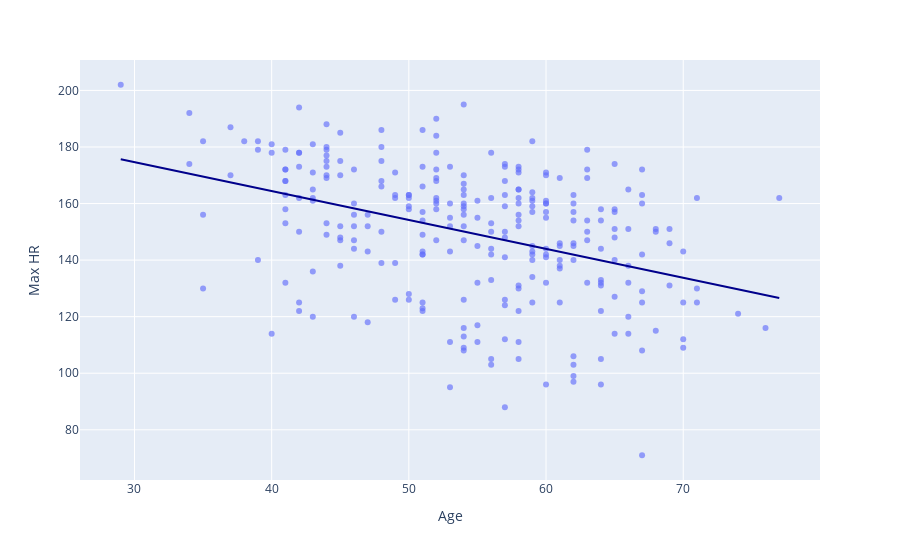

Notebook code cell kept with this figure:
### Code cell
#Basic linear regression using plotly:
fig2 = px.scatter(
    dataframe, 
    x='Age', 
    y='Max HR', 
    opacity=0.65, 
    trendline='ols', 
    trendline_color_override='darkblue')
fig2.show()

### Figure 1 — Plotly figure (JSON) as saved in the notebook; plotly's stock layout.template omitted (floating-point values rounded to 4 significant figures; data arrays with more than 128 entries replaced by an {"elided": "..."} marker saying what was removed)
{"data": [{"hovertemplate": "Age=%{x}<br>Max HR=%{y}<extra></extra>", "legendgroup": "", "marker": {"color": "#636efa", "opacity": 0.65, "symbol": "circle"}, "mode": "markers", "name": "", "orientation": "v", "showlegend": false, "type": "scatter", "x": {"elided": "270 int values"}, "xaxis": "x", "y": {"elided": "270 int values"}, "yaxis": "y"}, {"hovertemplate": "<b>OLS trendline</b><br>Max HR = -1.02289 * Age + 205.357<br>R<sup>2</sup>=0.161777<br><br>Age=%{x}<br>Max HR=%{y} <b>(trend)</b><extra></extra>", "legendgroup": "", "line": {"color": "darkblue"}, "marker": {"color": "#636efa", "symbol": "circle"}, "mode": "lines", "name": "", "showlegend": false, "type": "scatter", "x": {"elided": "270 int values"}, "xaxis": "x", "y": {"elided": "270 float values"}, "yaxis": "y"}], "layout": {"legend": {"tracegroupgap": 0}, "margin": {"t": 60}, "xaxis": {"anchor": "y", "domain": [0, 1], "title": {"text": "Age"}}, "yaxis": {"anchor": "x", "domain": [0, 1], "title": {"text": "Max HR"}}}}
